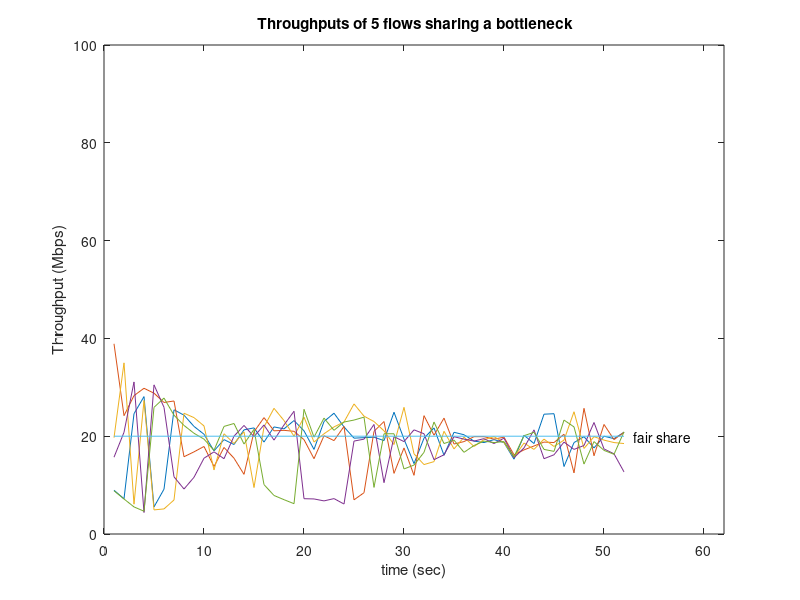

Write the MATLAB code that produced this figure.
clear; close all; 
    
num_flows = 5 ;
bw = 100 ;

x = load('flows_throughput.txt') ; 

figure ; 

for i=1:num_flows
    z = x(i:5:end) ;
    plot(1:length(z), z) 
    hold on; 
end 
xlim([0 length(z)+10])
ylim([0 100])
plot([1 length(z)],[bw/num_flows bw/num_flows])
text(53,20,'fair share')
xlabel('time (sec)')
ylabel('Throughput (Mbps)')
title(' Throughputs of 5 flows sharing a bottleneck')
print -dpdf fair
